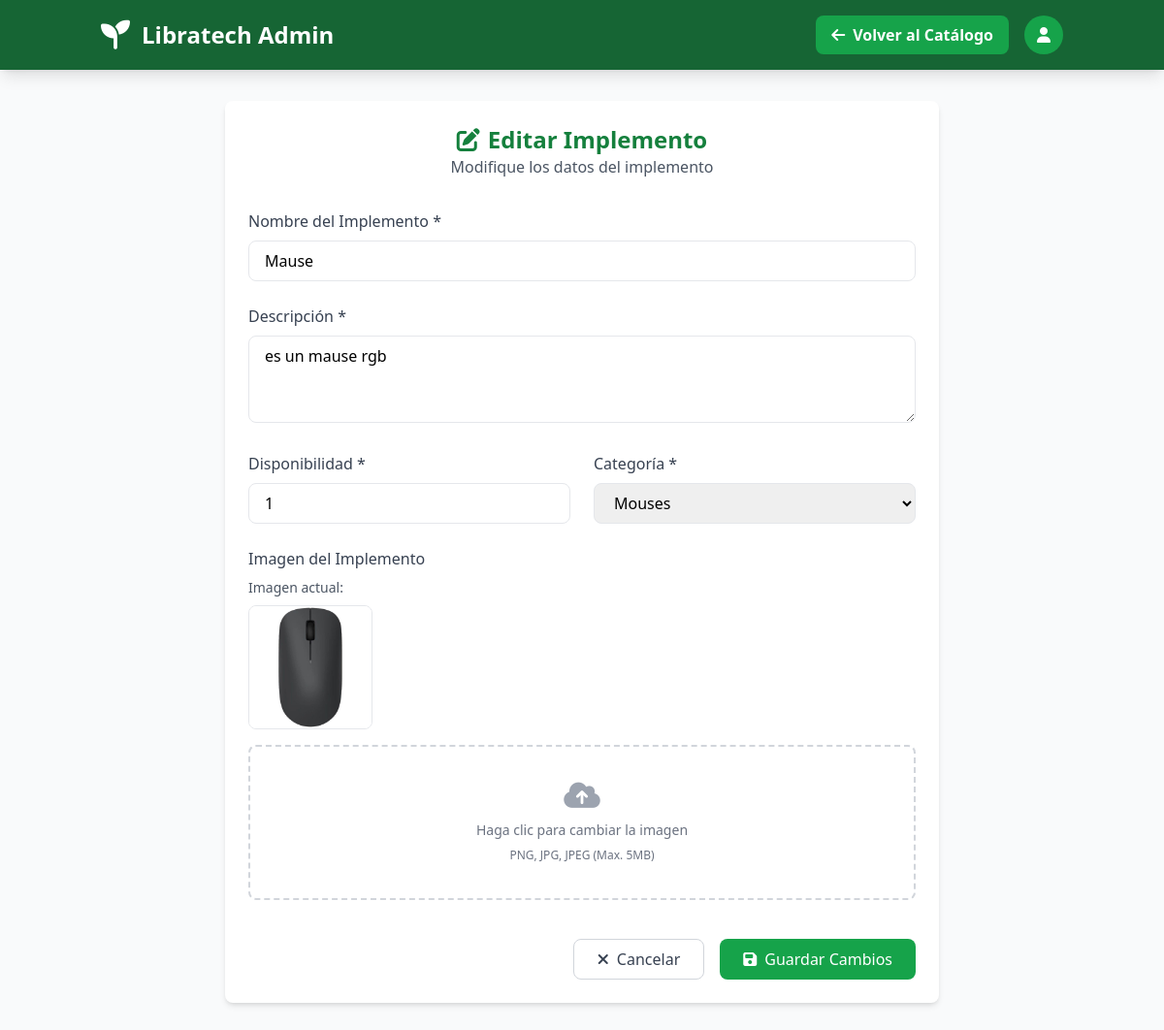
/admin/admin/catalogo/editar/3, run on an earlier commit of the app's database.
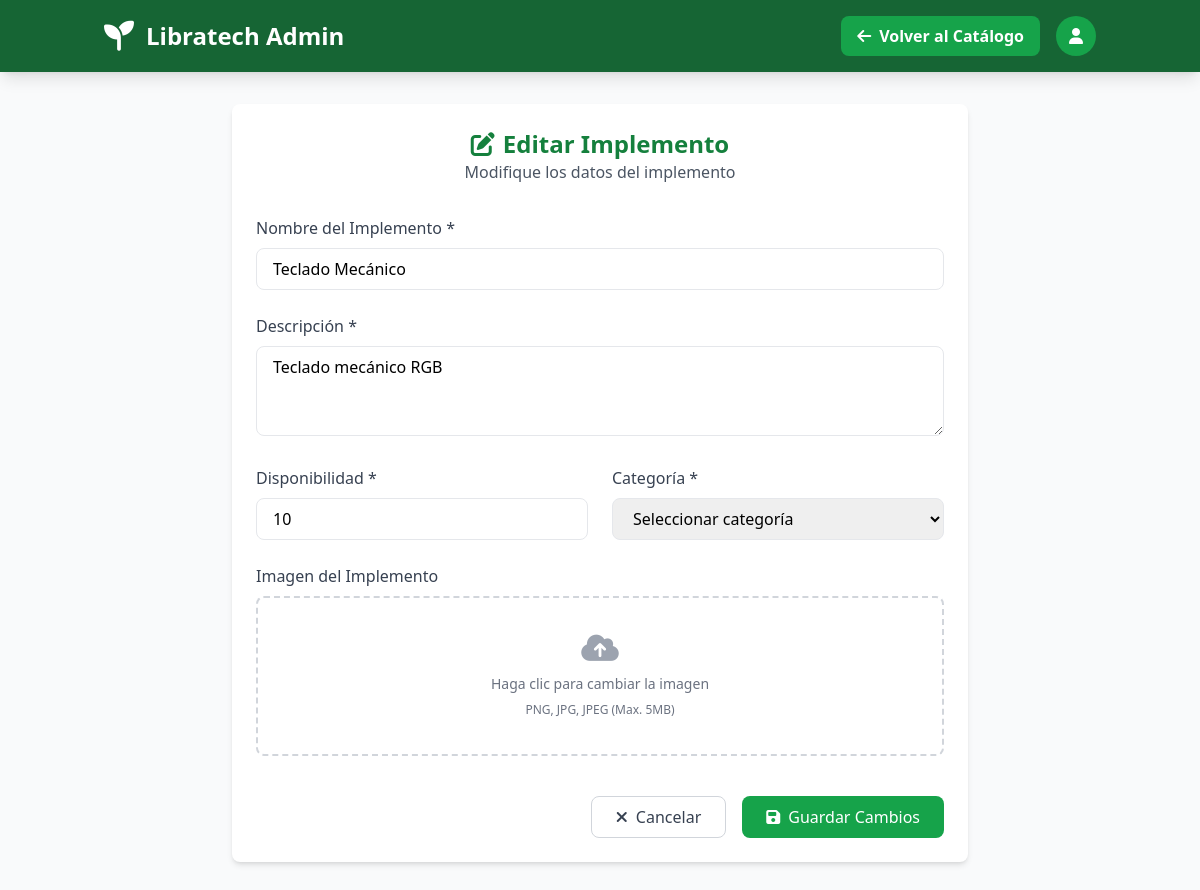
And on a later commit of the database.
### tables this page shows
CREATE TABLE catalogo (
                id INTEGER PRIMARY KEY AUTOINCREMENT,
                implemento TEXT NOT NULL,
                descripcion TEXT NOT NULL,
                disponibilidad INTEGER NOT NULL DEFAULT 0,
                imagen_url TEXT,
                categoria TEXT,
                habilitado BOOLEAN DEFAULT 1,
                requiere_autorizacion BOOLEAN DEFAULT 1, -- Si requiere autorización de instructor
                solo_instructores BOOLEAN DEFAULT 0,    -- Si es exclusivo para instructores
                created_at TIMESTAMP DEFAULT CURRENT_TIMESTAMP
            );

### routes/admin.py (the view, shortened to what this page needs)
@admin_bp.route('/admin/catalogo/editar/<int:id>', methods=['GET', 'POST'])
def editar_implemento(id):
    conn = get_db_connection()
    implemento = conn.execute('SELECT * FROM catalogo WHERE id = ?', (id,)).fetchone()
    conn.close()
    if implemento is None:
        flash('Implemento no encontrado', 'error')
        return redirect(url_for('admin.ver_catalogo'))
    return render_template('admin/editar_implemento.html', implemento=implemento)

### app.py (called while the page is built)
@app.context_processor
def inject_user():
    return dict(
        current_user={
            'id': session.get('user_id'),
            'nombre': session.get('user_nombre'),
            'email': session.get('user_email'),
            'rol': session.get('rol'),
            'is_authenticated': 'user_id' in session,
            'is_admin': session.get('rol') == 'admin',
            'is_instructor': session.get('rol') in ['instructor', 'admin'],
            'is_aprendiz': session.get('rol') == 'aprendiz',
            'is_externo': session.get('rol') == 'externo'
        },
        session=session  # Para acceder a session en las plantillas
    )

### utils/db.py (called while the page is built)
def get_db_connection():
    os.makedirs('models', exist_ok=True)
    conn = sqlite3.connect('models/database.db')
    conn.row_factory = sqlite3.Row
    return conn

### templates/admin/editar_implemento.html (shortened to what the changed rows need)
<!DOCTYPE html>
<html lang="es">
<head>
    <script src="https://cdn.tailwindcss.com"></script>
    <link rel="stylesheet" href="https://cdnjs.cloudflare.com/ajax/libs/font-awesome/6.4.0/css/all.min.css">
</head>
<body class="bg-gray-50 min-h-screen">
    <header class="bg-green-800 text-white shadow-lg">
        <div class="container mx-auto px-4 py-4 flex justify-between items-center">
            <div class="flex items-center">
                <h1 class="text-2xl font-bold">Libratech Admin</h1>
            </div>
        </div>
    </header>
    <div class="container mx-auto px-4 py-8 max-w-3xl">
        <div class="bg-white rounded-lg shadow-md p-6">
            <div class="text-center mb-8">
                <h1 class="text-2xl font-bold text-green-700">
                    <i class="fas fa-edit mr-2"></i>Editar Implemento
                </h1>
            </div>
            <form method="POST" enctype="multipart/form-data" class="space-y-6">
                <div>
                    <label class="block text-gray-700 mb-2 font-medium" for="implemento">Nombre del Implemento *</label>
                    <input type="text" id="implemento" name="implemento" value="{{ implemento['implemento'] }}" required
                           class="w-full px-4 py-2 border rounded-lg focus:outline-none focus:ring-2 focus:ring-green-500">
                </div>
                <div>
                    <label class="block text-gray-700 mb-2 font-medium" for="descripcion">Descripción *</label>
                    <textarea id="descripcion" name="descripcion" rows="3" required
                              class="w-full px-4 py-2 border rounded-lg focus:outline-none focus:ring-2 focus:ring-green-500">{{ implemento['descripcion'] }}</textarea>
                </div>
                <div class="grid grid-cols-1 md:grid-cols-2 gap-6">
                    <div>
                        <label class="block text-gray-700 mb-2 font-medium" for="disponibilidad">Disponibilidad *</label>
                        <input type="number" id="disponibilidad" name="disponibilidad" value="{{ implemento['disponibilidad'] }}" min="0" required
                               class="w-full px-4 py-2 border rounded-lg focus:outline-none focus:ring-2 focus:ring-green-500">
                    </div>
                    <div>
                        <label class="block text-gray-700 mb-2 font-medium" for="categoria">Categoría *</label>
                        <select id="categoria" name="categoria" required
                                class="w-full px-4 py-2 border rounded-lg focus:outline-none focus:ring-2 focus:ring-green-500">
                            <option value="">Seleccionar categoría</option>
                            <option value="mouses" {% if implemento['categoria'] == 'mouses' %}selected{% endif %}>Mouses</option>
                        </select>
                    </div>
                </div>
                <div>
                    {% if implemento['imagen_url'] %}
                    <div class="mb-4">
                        <p class="text-sm text-gray-600 mb-2">Imagen actual:</p>
                        <div class="w-32 h-32 border rounded-lg overflow-hidden">
                            <img src="{{ url_for('static', filename='uploads/' + implemento['imagen_url']) }}" alt="{{ implemento['implemento'] }}" class="w-full h-full object-cover">
                        </div>
                    </div>
                    {% endif %}
                </div>
            </form>
        </div>
    </div>
</body>
</html>

What changed in the data, as far as the page shows it:
changed catalogo: implemento "Mause" → "Teclado Mecánico"; descripcion "es un mause rgb" → "Teclado mecánico RGB"; disponibilidad "1" → "10"; categoria "Mouses" → (not shown); imagen_url: picture removed
Also different on the page:
form field categoria: (not shown) → "Seleccionar categoría"
text no longer shown: "Imagen actual:"
